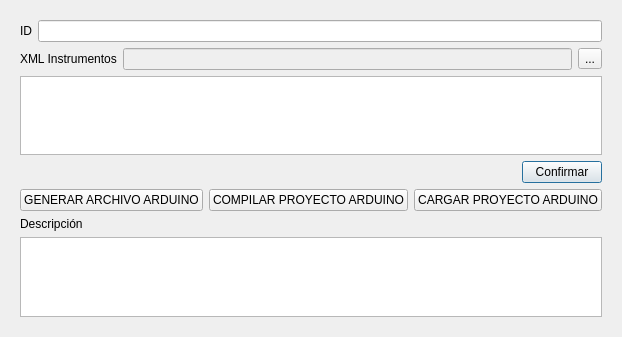
<?xml version="1.0" encoding="UTF-8"?>
<ui version="4.0">
 <class>ConfiguracionDialog</class>
 <widget class="QewTreeViewDialog" name="ConfiguracionDialog">
  <property name="geometry">
   <rect>
    <x>0</x>
    <y>0</y>
    <width>616</width>
    <height>337</height>
   </rect>
  </property>
  <property name="windowTitle">
   <string>ewTreeViewDialog</string>
  </property>
  <property name="containerName">
   <cstring>stackedWidget</cstring>
  </property>
  <layout class="QVBoxLayout" name="verticalLayout">
   <item>
    <widget class="QStackedWidget" name="stackedWidget">
     <widget class="QWidget" name="datosConfiguracion">
      <layout class="QVBoxLayout" name="verticalLayout_2">
       <item>
        <layout class="QHBoxLayout" name="horizontalLayout_2">
         <item>
          <widget class="QLabel" name="label">
           <property name="text">
            <string>ID</string>
           </property>
          </widget>
         </item>
         <item>
          <widget class="QLineEdit" name="lineEditId"/>
         </item>
        </layout>
       </item>
       <item>
        <layout class="QHBoxLayout" name="horizontalLayout_3">
         <item>
          <widget class="QLabel" name="label_3">
           <property name="text">
            <string>XML Instrumentos</string>
           </property>
          </widget>
         </item>
         <item>
          <widget class="QLineEdit" name="lineEditPathXML">
           <property name="enabled">
            <bool>false</bool>
           </property>
          </widget>
         </item>
         <item>
          <widget class="QToolButton" name="toolButtonXML">
           <property name="text">
            <string>...</string>
           </property>
          </widget>
         </item>
        </layout>
       </item>
       <item>
        <widget class="QListWidget" name="listWidgetInst"/>
       </item>
       <item>
        <layout class="QHBoxLayout" name="horizontalLayout_4">
         <item>
          <spacer name="horizontalSpacer">
           <property name="orientation">
            <enum>Qt::Horizontal</enum>
           </property>
           <property name="sizeHint" stdset="0">
            <size>
             <width>40</width>
             <height>20</height>
            </size>
           </property>
          </spacer>
         </item>
         <item>
          <widget class="QPushButton" name="pushButton_confirmInst">
           <property name="text">
            <string>Confirmar</string>
           </property>
          </widget>
         </item>
        </layout>
       </item>
       <item>
        <layout class="QHBoxLayout" name="horizontalLayout">
         <item>
          <widget class="QPushButton" name="pushButtonGenerarArduino">
           <property name="text">
            <string>GENERAR ARCHIVO ARDUINO</string>
           </property>
          </widget>
         </item>
         <item>
          <widget class="QPushButton" name="pushButtonCompilarArduino">
           <property name="text">
            <string>COMPILAR PROYECTO ARDUINO</string>
           </property>
          </widget>
         </item>
         <item>
          <widget class="QPushButton" name="pushButtonCargarArduino">
           <property name="text">
            <string>CARGAR PROYECTO ARDUINO</string>
           </property>
          </widget>
         </item>
        </layout>
       </item>
       <item>
        <widget class="QLabel" name="label_2">
         <property name="text">
          <string>Descripción</string>
         </property>
        </widget>
       </item>
       <item>
        <widget class="QTextEdit" name="textEditDescripcion"/>
       </item>
      </layout>
     </widget>
    </widget>
   </item>
  </layout>
 </widget>
 <customwidgets>
  <customwidget>
   <class>QewExtensibleDialog</class>
   <extends>QDialog</extends>
   <header>qewextensibledialog.h</header>
   <container>1</container>
  </customwidget>
  <customwidget>
   <class>QewTreeViewDialog</class>
   <extends>QewExtensibleDialog</extends>
   <header>qewtreeviewdialog.h</header>
   <container>1</container>
  </customwidget>
 </customwidgets>
 <resources/>
 <connections/>
</ui>
